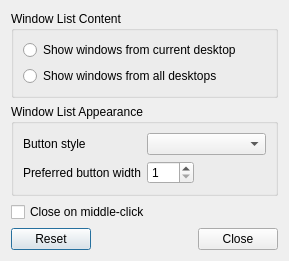
<?xml version="1.0" encoding="UTF-8"?>
<ui version="4.0">
 <class>RazorTaskbarConfiguration</class>
 <widget class="QDialog" name="RazorTaskbarConfiguration">
  <property name="geometry">
   <rect>
    <x>0</x>
    <y>0</y>
    <width>289</width>
    <height>247</height>
   </rect>
  </property>
  <property name="windowTitle">
   <string>Razor Task Manager Settings</string>
  </property>
  <layout class="QVBoxLayout" name="verticalLayout">
   <item>
    <widget class="QGroupBox" name="WLContentGB">
     <property name="title">
      <string>Window List Content</string>
     </property>
     <layout class="QVBoxLayout" name="verticalLayout_2">
      <item>
       <widget class="QRadioButton" name="fCurrentDesktopRB">
        <property name="text">
         <string>Show windows from current desktop</string>
        </property>
        <attribute name="buttonGroup">
         <string notr="true">wlcB</string>
        </attribute>
       </widget>
      </item>
      <item>
       <widget class="QRadioButton" name="fAllDesktopsCB">
        <property name="text">
         <string>Show windows from all desktops</string>
        </property>
        <attribute name="buttonGroup">
         <string notr="true">wlcB</string>
        </attribute>
       </widget>
      </item>
     </layout>
    </widget>
   </item>
   <item>
    <widget class="QGroupBox" name="WLApperanceGB">
     <property name="title">
      <string>Window List Appearance</string>
     </property>
     <layout class="QFormLayout" name="formLayout">
      <item row="0" column="0">
       <widget class="QLabel" name="buttonStyleL">
        <property name="text">
         <string>Button style</string>
        </property>
       </widget>
      </item>
      <item row="0" column="1">
       <widget class="QComboBox" name="buttonStyleCB"/>
      </item>
      <item row="1" column="0">
       <widget class="QLabel" name="buttonWidthL">
        <property name="text">
         <string>Preferred button width</string>
        </property>
       </widget>
      </item>
      <item row="1" column="1">
       <widget class="QSpinBox" name="buttonWidthSB">
        <property name="sizePolicy">
         <sizepolicy hsizetype="Fixed" vsizetype="Fixed">
          <horstretch>0</horstretch>
          <verstretch>0</verstretch>
         </sizepolicy>
        </property>
        <property name="minimum">
         <number>1</number>
        </property>
        <property name="maximum">
         <number>500</number>
        </property>
       </widget>
      </item>
     </layout>
    </widget>
   </item>
   <item>
    <widget class="QCheckBox" name="middleClickCB">
     <property name="text">
      <string>Close on middle-click</string>
     </property>
    </widget>
   </item>
   <item>
    <spacer name="verticalSpacer">
     <property name="orientation">
      <enum>Qt::Vertical</enum>
     </property>
     <property name="sizeHint" stdset="0">
      <size>
       <width>20</width>
       <height>40</height>
      </size>
     </property>
    </spacer>
   </item>
   <item>
    <widget class="QDialogButtonBox" name="buttons">
     <property name="orientation">
      <enum>Qt::Horizontal</enum>
     </property>
     <property name="standardButtons">
      <set>QDialogButtonBox::Close|QDialogButtonBox::Reset</set>
     </property>
    </widget>
   </item>
  </layout>
 </widget>
 <resources/>
 <connections>
  <connection>
   <sender>buttons</sender>
   <signal>accepted()</signal>
   <receiver>RazorTaskbarConfiguration</receiver>
   <slot>accept()</slot>
   <hints>
    <hint type="sourcelabel">
     <x>248</x>
     <y>254</y>
    </hint>
    <hint type="destinationlabel">
     <x>157</x>
     <y>274</y>
    </hint>
   </hints>
  </connection>
  <connection>
   <sender>buttons</sender>
   <signal>rejected()</signal>
   <receiver>RazorTaskbarConfiguration</receiver>
   <slot>reject()</slot>
   <hints>
    <hint type="sourcelabel">
     <x>316</x>
     <y>260</y>
    </hint>
    <hint type="destinationlabel">
     <x>286</x>
     <y>274</y>
    </hint>
   </hints>
  </connection>
 </connections>
 <buttongroups>
  <buttongroup name="wlcB"/>
 </buttongroups>
</ui>
